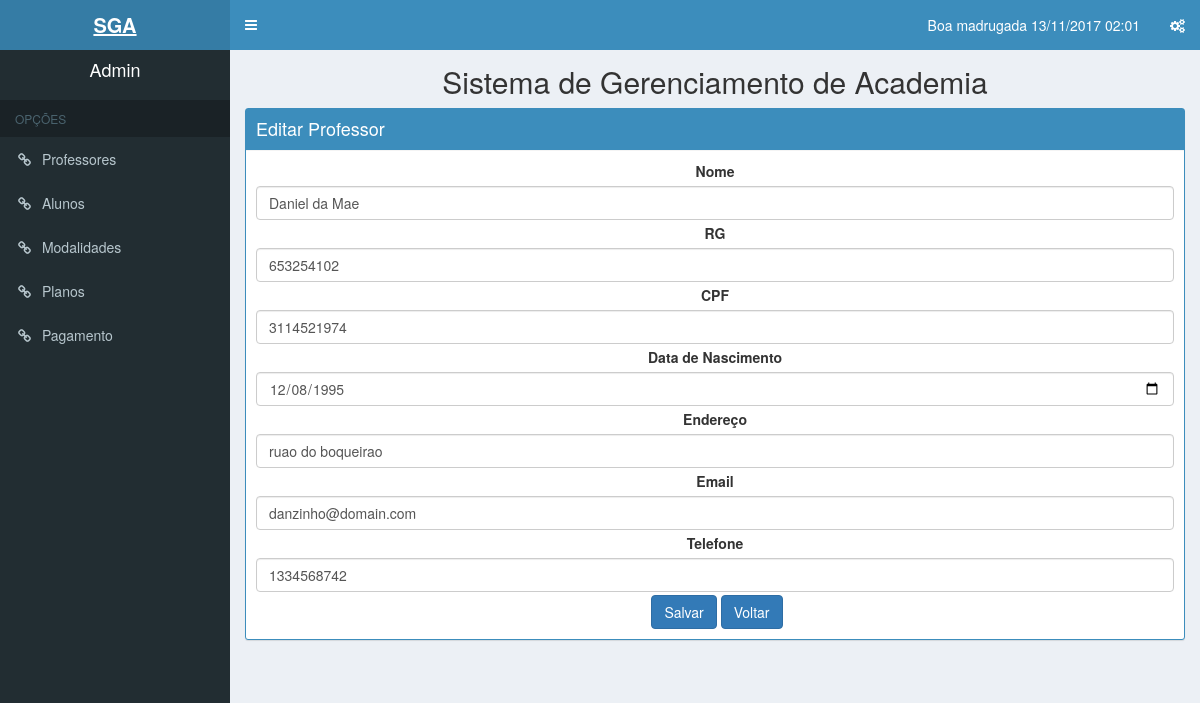
/Views/profEdit.php?id=8 (signed in), run on the app's committed database.
### tables this page shows
CREATE TABLE `professor` (
  `id_professor` int(11) NOT NULL,
  `nm_professor` varchar(50) NOT NULL,
  `registro_geral_professor` varchar(9) NOT NULL,
  `cpf_professor` varchar(11) NOT NULL,
  `dt_nascimento_professor` date NOT NULL,
  `nm_endereco` varchar(100) NOT NULL,
  `nm_email_professor` varchar(100) NOT NULL,
  `cd_telefone_professor` varchar(15) NOT NULL,
  `nm_modalidade` varchar(30) NOT NULL
);

### controllers/buscarProfessor.php (called while the page is built, shortened)
 <?php
    $id = isset($_GET['id'])? (int) $_GET['id']: null;
    $PDO = db_connect();
    $sql = "SELECT nm_professor,
            registro_geral_professor,
            cpf_professor,
            dt_nascimento_professor,
            nm_endereco,
            nm_email_professor,cd_telefone_professor
            FROM professor
            WHERE id_professor = '$id'";
    $stmt = $PDO->prepare($sql);
    $stmt->bindParam(':id', $id, PDO::PARAM_INT);
    $stmt->execute();
    $user = $stmt->fetch(PDO::FETCH_ASSOC);
?>

### Views/profEdit.php (the view, shortened to what this page needs)
<?php
    include ('../controllers/buscarProfessor.php');
    include ('header.php');
?>
        <h2 class="center">Sistema de Gerenciamento de Academia</h2>
        <div class="box box-solid box-primary">
            <div class="box-header with-border">
                <h3 class="box-title">Editar Professor</h3>
            </div>
            <div class="box-body">
                <form action="../controllers/editarProfessor.php" method="POST"  align='middle'>
                    <div class="form-group">
                        <label for="nome">Nome</label>
                        <input class="form-control" type="text" id="nome" name="nome"
                               value="<?php echo $user['nm_professor']?>"/>
                    </div>
                    <div class="form-group">
                        <label for="rg">RG</label>
                        <input class="form-control" type="text" id="rg" name="rg"
                               value="<?php echo $user['registro_geral_professor']?>"/>
                    </div>
                    <div class="form-group">
                        <label for="cpf">CPF</label>
                        <input class="form-control" type="text" id="cpf" name="cpf"
                               value="<?php echo $user['cpf_professor']?>"/>
                    </div>
                    <div class="form-group">
                        <label for="dtnasc">Data de Nascimento</label>
                        <input class="form-control" type="date" id="dtnasc" name="dtnasc"
                               value="<?php echo $user['dt_nascimento_professor']?>"/>
                    </div>
                    <div class="form-group">
                        <label for="endereço">Endereço</label>
                        <input class="form-control" type="text" id="end" name="end"
                               value="<?php echo $user['nm_endereco']?>"/>
                    </div>
                    <div class="form-group">
                        <label for="email">Email</label>
                        <input class="form-control" type="text" id="email" name="email"
                               value="<?php echo $user['nm_email_professor']?>"/>
                    </div>
                    <div class="form-group">
                        <label for="tel">Telefone</label>
                        <input class="form-control" type="text" id="tel" name="tel" placeholder="Telefone"
                               value="<?php echo $user['cd_telefone_professor']?>"/>
                    </div>
                    <button class="btn btn-primary" id="alterar" >Salvar</button>
                    <button class="btn btn-primary" id="salvar" formaction="professor.php">Voltar</button>
                </form>
            </div>
        </div>
<?php include ('footer.php'); ?>

### data on the page
professor: nome "Daniel da Mae", rg "653254102", cpf "3114521974", dtnasc "12/08/1995", end "ruao do boqueirao", email "danzinho@domain.com", tel "1334568742"

### other printed values
dataatual() "Boa madrugada 13/11/2017 02:01"
$_SESSION['user_name'] "Admin"
